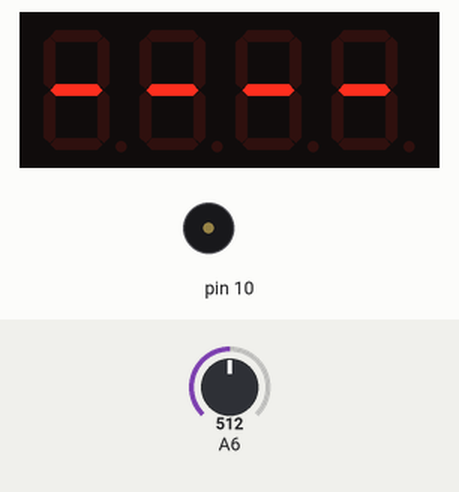
Recording of a sketch running on a simulated Arduino Nano, built with avr-gcc and run on an emulated ATmega328P. Parts: 4-digit seven-segment display, buzzer (waves = sounding). The inputs (shaded band) are chosen by the test bench; at power-on: A6 = 512.

Above: at 3.8 s.
3.9 s: A6 set to 62
6.9 s: A6 set to 50
At 9.7 s:
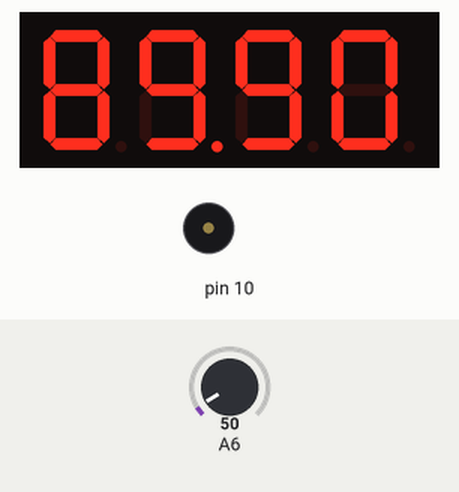
9.9 s: A6 set to 122
At 12.05 s:
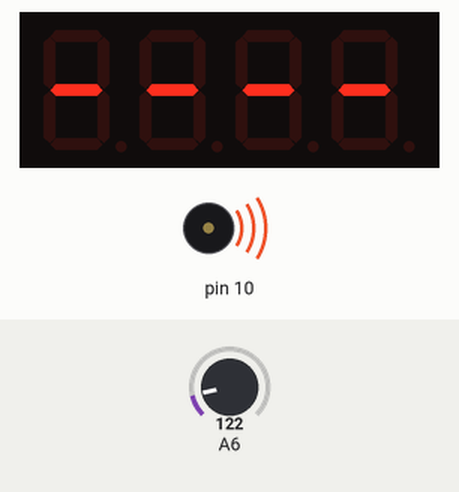
12.9 s: A6 set to 539
15.9 s: A6 set to 567
At 16.8 s:
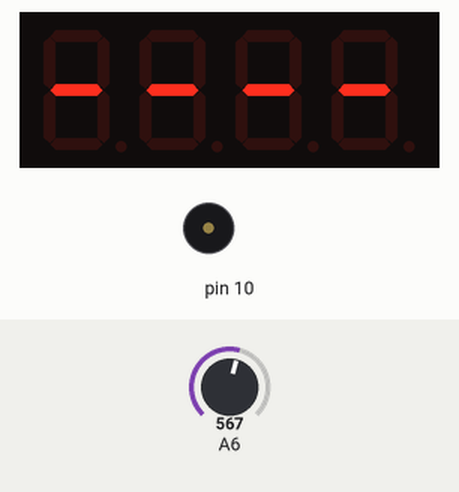
Timing chart, 0 to 18.4 s (numbered marks = the images above; inputs shaded):
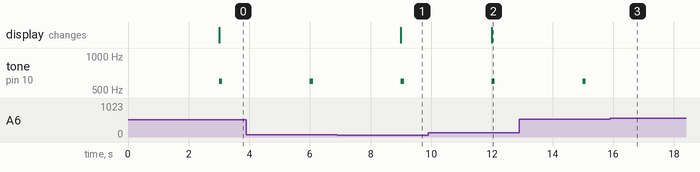

Measured:
- the behaviour switches between 56 and 55 on A6 (found by bisection; images 0 and 1)
- the behaviour switches between 556 and 557 on A6 (found by bisection; images 2 and 3)
- after the input at 6.9 s, the display: changes after 2.1 s (image 1)
- after the input at 9.9 s, the display: changes after 2.1 s (image 2)
- after the input at 15.9 s, tone on pin 10: stays silent (without the input it goes to 600 Hz after 2.1 s)

The sketch:

sevensegvoltmeter.ino
```cpp
#include "SevSeg.h"
SevSeg sevseg; //Instantiate a seven segment controller object

void setup() {
  pinMode(A6, INPUT);
  pinMode(10, OUTPUT);
  byte numDigits = 4;
  byte digitPins[] = {A2,A3,3,4}; //Digits: 1,2,3,4 <--put one resistor (ex: 220 Ohms, or 330 Ohms, etc, on each digit pin)
  byte segmentPins[] = {8, A0, 6, A1, 23, 7, 5, 22}; //Segments: A,B,C,D,E,F,G,Period
  bool resistorsOnSegments = false; // 'false' means resistors are on digit pins
  byte hardwareConfig = COMMON_ANODE; // See README.md for options
  bool updateWithDelays = false; // Default 'false' is Recommended
  bool leadingZeros = false; // Use 'true' if you'd like to keep the leading zeros
  bool disableDecPoint = false; // Use 'true' if your decimal point doesn't exist or isn't connected

  sevseg.begin(hardwareConfig, numDigits, digitPins, segmentPins, resistorsOnSegments,
  updateWithDelays, leadingZeros, disableDecPoint);
  sevseg.setBrightness(10);
}

void loop() {
  static unsigned long timer = millis();

  if (millis() - timer >= 3000) {
    timer += 3000;
    float val = analogRead(A6);
    float millivolts = val * 4.8875855;
    millivolts *= 3.67857;
    sevseg.setNumber(millivolts/10, 2);
    if(millivolts < 10000) {
      tone(10, 600, 100);
    }
  }

  sevseg.refreshDisplay(); // Must run repeatedly
}
```
